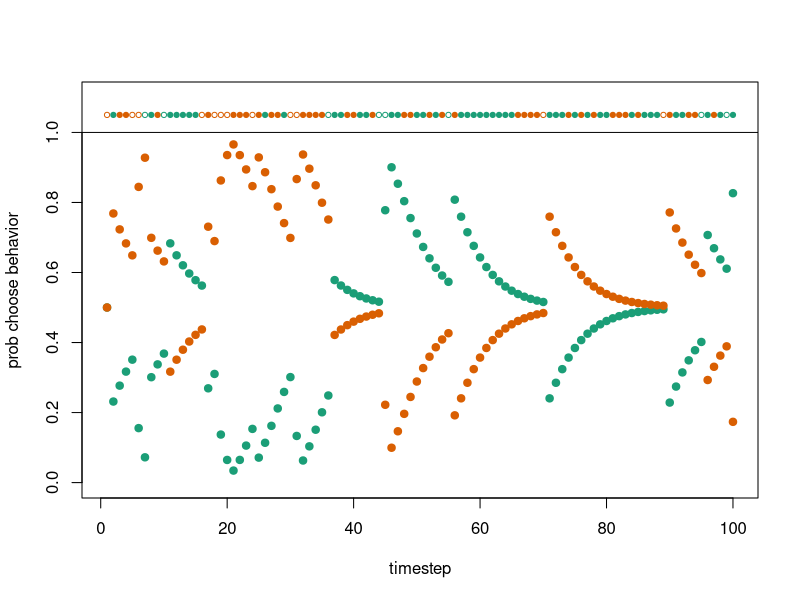

Write the R code that produced this figure.

###brainstorn payoff of zero causing unchosen option to be favored
Softmax <- function(x){
  exp(x)/sum(exp(x))
}
#color palate
col.pal <- c("#1B9E77", "#D95F02")
# green (low payoff) and burnt orange (high payoff)

#simulate data set conditions
dsim <- data.frame( timestep=0 , tech=0 , payoff_i1=0 , payoff_i2=0, A1=0 , A2=0 , Pr1=0 , Pr2=0)
timesteps <- 100 # number of timesteps (t), in snail example, every interaction with a snail is a new timestep
phi <- 0.2 # low is more reliance on past memory and high is reliance on recent experience (0-1)
lambda <- 6 # sensitivity to differences in attraction, low is insensitive (0 is no attention to differences in attraction score, equal chance to pick each behavior), higher is more sensitive (0-infinity)
techpr <- c(.2,.3) # prob succeed

AC <- matrix(0,nrow=timesteps,ncol=2) 	

##simulated data for one discreet individual

for (t in 1:timesteps){
  prtech_i <-  Softmax(lambda*AC[t,]) #calculate probability of performing a behavior at this timestep
  tech <- sample( 1:2 , size=1 , prob=prtech_i) # sample a behavior with prtech_i
  payoff <- rbinom(n=1, size=1, prob=techpr[tech]) #draw a behavior of tech=k with specified mean and SD, realized choice
  obs_payoffs_t <- rep(0,2) #initialize observed payoffs vector
  obs_payoffs_t[tech] <- payoff   #populate with each observed payoff
  
  dsim[t,] <- c(  t , tech , obs_payoffs_t[1] , obs_payoffs_t[2] , AC[t,1] , AC[t,2] ,  prtech_i[1] , prtech_i[2] )
  
  # update attractions for next timestep t + 1, don't do on final round
  if(t<timesteps){ 
    for (k in 1:2){
      AC[t+1,k] <- (1-phi)*AC[t,k] + phi*(obs_payoffs_t[k])
    }
  }
}
dsim$succeed <- dsim$payoff_i1 + dsim$payoff_i2
#below plots sim
plot(dsim$Pr1~dsim$timestep , col=col.pal[1] , pch=19 , xlab="timestep" , ylab="prob choose behavior", ylim=c(0,1.1) ) 
points(dsim$Pr2~dsim$timestep,col=col.pal[2],pch=19 )
points(rep(1.05,timesteps) ~ dsim$timestep,col=col.pal[dsim$tech],pch=ifelse(dsim$succeed==1 , 1 , 19 ), cex=0.7 )
abline(h=1)
